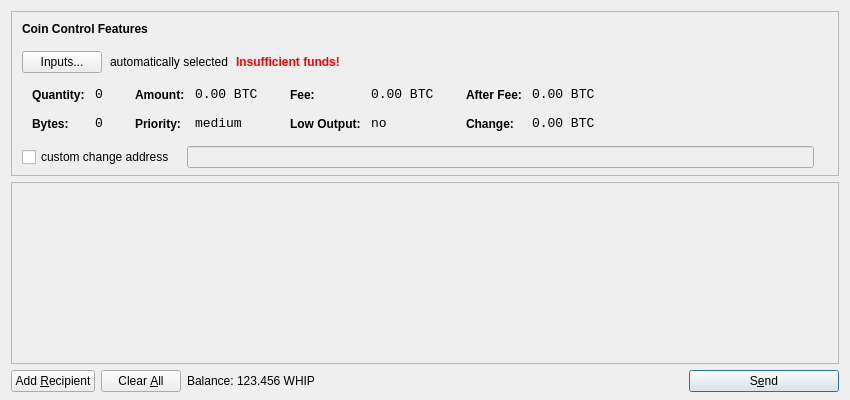
<?xml version="1.0" encoding="UTF-8"?>
<ui version="4.0">
 <class>SendCoinsDialog</class>
 <widget class="QDialog" name="SendCoinsDialog">
  <property name="geometry">
   <rect>
    <x>0</x>
    <y>0</y>
    <width>850</width>
    <height>400</height>
   </rect>
  </property>
  <property name="windowTitle">
   <string>Send Coins</string>
  </property>
  <layout class="QVBoxLayout" name="verticalLayout" stretch="0,1,0">
   <property name="bottomMargin">
    <number>8</number>
   </property>
   <item>
    <widget class="QFrame" name="frameCoinControl">
     <property name="sizePolicy">
      <sizepolicy hsizetype="Expanding" vsizetype="Expanding">
       <horstretch>0</horstretch>
       <verstretch>0</verstretch>
      </sizepolicy>
     </property>
     <property name="maximumSize">
      <size>
       <width>16777215</width>
       <height>16777215</height>
      </size>
     </property>
     <property name="frameShape">
      <enum>QFrame::StyledPanel</enum>
     </property>
     <property name="frameShadow">
      <enum>QFrame::Sunken</enum>
     </property>
     <layout class="QVBoxLayout" name="verticalLayoutCoinControl2">
      <property name="spacing">
       <number>-1</number>
      </property>
      <property name="leftMargin">
       <number>0</number>
      </property>
      <property name="topMargin">
       <number>0</number>
      </property>
      <property name="rightMargin">
       <number>0</number>
      </property>
      <property name="bottomMargin">
       <number>6</number>
      </property>
      <item>
       <layout class="QVBoxLayout" name="verticalLayoutCoinControl" stretch="0,0,0,0,1">
        <property name="spacing">
         <number>0</number>
        </property>
        <property name="leftMargin">
         <number>10</number>
        </property>
        <property name="topMargin">
         <number>10</number>
        </property>
        <item>
         <layout class="QHBoxLayout" name="horizontalLayoutCoinControl1">
          <property name="bottomMargin">
           <number>15</number>
          </property>
          <item>
           <widget class="QLabel" name="labelCoinControlFeatures">
            <property name="sizePolicy">
             <sizepolicy hsizetype="Preferred" vsizetype="Maximum">
              <horstretch>0</horstretch>
              <verstretch>0</verstretch>
             </sizepolicy>
            </property>
            <property name="font">
             <font>
              <weight>75</weight>
              <bold>true</bold>
             </font>
            </property>
            <property name="styleSheet">
             <string notr="true">font-weight:bold;</string>
            </property>
            <property name="text">
             <string>Coin Control Features</string>
            </property>
           </widget>
          </item>
         </layout>
        </item>
        <item>
         <layout class="QHBoxLayout" name="horizontalLayoutCoinControl2" stretch="0,0,0,0">
          <property name="spacing">
           <number>8</number>
          </property>
          <property name="bottomMargin">
           <number>10</number>
          </property>
          <item>
           <widget class="QPushButton" name="pushButtonCoinControl">
            <property name="styleSheet">
             <string notr="true"/>
            </property>
            <property name="text">
             <string>Inputs...</string>
            </property>
           </widget>
          </item>
          <item>
           <widget class="QLabel" name="labelCoinControlAutomaticallySelected">
            <property name="text">
             <string>automatically selected</string>
            </property>
            <property name="margin">
             <number>5</number>
            </property>
           </widget>
          </item>
          <item>
           <widget class="QLabel" name="labelCoinControlInsuffFunds">
            <property name="font">
             <font>
              <weight>75</weight>
              <bold>true</bold>
             </font>
            </property>
            <property name="styleSheet">
             <string notr="true">color:red;font-weight:bold;</string>
            </property>
            <property name="text">
             <string>Insufficient funds!</string>
            </property>
            <property name="margin">
             <number>5</number>
            </property>
           </widget>
          </item>
          <item>
           <spacer name="horizontalSpacerCoinControl">
            <property name="orientation">
             <enum>Qt::Horizontal</enum>
            </property>
            <property name="sizeHint" stdset="0">
             <size>
              <width>40</width>
              <height>1</height>
             </size>
            </property>
           </spacer>
          </item>
         </layout>
        </item>
        <item>
         <widget class="QWidget" name="widgetCoinControl" native="true">
          <property name="sizePolicy">
           <sizepolicy hsizetype="Preferred" vsizetype="Preferred">
            <horstretch>0</horstretch>
            <verstretch>0</verstretch>
           </sizepolicy>
          </property>
          <property name="minimumSize">
           <size>
            <width>0</width>
            <height>0</height>
           </size>
          </property>
          <property name="styleSheet">
           <string notr="true"/>
          </property>
          <layout class="QHBoxLayout" name="horizontalLayoutCoinControl5">
           <property name="margin">
            <number>0</number>
           </property>
           <item>
            <layout class="QHBoxLayout" name="horizontalLayoutCoinControl3" stretch="0,0,0,1">
             <property name="spacing">
              <number>20</number>
             </property>
             <property name="topMargin">
              <number>0</number>
             </property>
             <property name="bottomMargin">
              <number>10</number>
             </property>
             <item>
              <layout class="QFormLayout" name="formLayoutCoinControl1">
               <property name="horizontalSpacing">
                <number>10</number>
               </property>
               <property name="verticalSpacing">
                <number>14</number>
               </property>
               <property name="leftMargin">
                <number>10</number>
               </property>
               <property name="topMargin">
                <number>4</number>
               </property>
               <property name="rightMargin">
                <number>6</number>
               </property>
               <item row="0" column="0">
                <widget class="QLabel" name="labelCoinControlQuantityText">
                 <property name="styleSheet">
                  <string notr="true">font-weight:bold;</string>
                 </property>
                 <property name="text">
                  <string>Quantity:</string>
                 </property>
                 <property name="margin">
                  <number>0</number>
                 </property>
                </widget>
               </item>
               <item row="0" column="1">
                <widget class="QLabel" name="labelCoinControlQuantity">
                 <property name="font">
                  <font>
                   <family>Monospace</family>
                   <pointsize>10</pointsize>
                  </font>
                 </property>
                 <property name="cursor">
                  <cursorShape>IBeamCursor</cursorShape>
                 </property>
                 <property name="contextMenuPolicy">
                  <enum>Qt::ActionsContextMenu</enum>
                 </property>
                 <property name="text">
                  <string notr="true">0</string>
                 </property>
                 <property name="margin">
                  <number>0</number>
                 </property>
                 <property name="textInteractionFlags">
                  <set>Qt::LinksAccessibleByMouse|Qt::TextSelectableByKeyboard|Qt::TextSelectableByMouse</set>
                 </property>
                </widget>
               </item>
               <item row="1" column="0">
                <widget class="QLabel" name="labelCoinControlBytesText">
                 <property name="styleSheet">
                  <string notr="true">font-weight:bold;</string>
                 </property>
                 <property name="text">
                  <string>Bytes:</string>
                 </property>
                </widget>
               </item>
               <item row="1" column="1">
                <widget class="QLabel" name="labelCoinControlBytes">
                 <property name="font">
                  <font>
                   <family>Monospace</family>
                   <pointsize>10</pointsize>
                  </font>
                 </property>
                 <property name="cursor">
                  <cursorShape>IBeamCursor</cursorShape>
                 </property>
                 <property name="contextMenuPolicy">
                  <enum>Qt::ActionsContextMenu</enum>
                 </property>
                 <property name="text">
                  <string notr="true">0</string>
                 </property>
                 <property name="textInteractionFlags">
                  <set>Qt::LinksAccessibleByMouse|Qt::TextSelectableByKeyboard|Qt::TextSelectableByMouse</set>
                 </property>
                </widget>
               </item>
              </layout>
             </item>
             <item>
              <layout class="QFormLayout" name="formLayoutCoinControl2">
               <property name="horizontalSpacing">
                <number>10</number>
               </property>
               <property name="verticalSpacing">
                <number>14</number>
               </property>
               <property name="leftMargin">
                <number>6</number>
               </property>
               <property name="topMargin">
                <number>4</number>
               </property>
               <property name="rightMargin">
                <number>6</number>
               </property>
               <item row="0" column="0">
                <widget class="QLabel" name="labelCoinControlAmountText">
                 <property name="styleSheet">
                  <string notr="true">font-weight:bold;</string>
                 </property>
                 <property name="text">
                  <string>Amount:</string>
                 </property>
                 <property name="margin">
                  <number>0</number>
                 </property>
                </widget>
               </item>
               <item row="0" column="1">
                <widget class="QLabel" name="labelCoinControlAmount">
                 <property name="font">
                  <font>
                   <family>Monospace</family>
                   <pointsize>10</pointsize>
                  </font>
                 </property>
                 <property name="cursor">
                  <cursorShape>IBeamCursor</cursorShape>
                 </property>
                 <property name="contextMenuPolicy">
                  <enum>Qt::ActionsContextMenu</enum>
                 </property>
                 <property name="text">
                  <string notr="true">0.00 BTC</string>
                 </property>
                 <property name="textInteractionFlags">
                  <set>Qt::LinksAccessibleByMouse|Qt::TextSelectableByKeyboard|Qt::TextSelectableByMouse</set>
                 </property>
                </widget>
               </item>
               <item row="1" column="0">
                <widget class="QLabel" name="labelCoinControlPriorityText">
                 <property name="styleSheet">
                  <string notr="true">font-weight:bold;</string>
                 </property>
                 <property name="text">
                  <string>Priority:</string>
                 </property>
                </widget>
               </item>
               <item row="1" column="1">
                <widget class="QLabel" name="labelCoinControlPriority">
                 <property name="font">
                  <font>
                   <family>Monospace</family>
                   <pointsize>10</pointsize>
                  </font>
                 </property>
                 <property name="cursor">
                  <cursorShape>IBeamCursor</cursorShape>
                 </property>
                 <property name="contextMenuPolicy">
                  <enum>Qt::ActionsContextMenu</enum>
                 </property>
                 <property name="text">
                  <string>medium</string>
                 </property>
                 <property name="textInteractionFlags">
                  <set>Qt::LinksAccessibleByMouse|Qt::TextSelectableByKeyboard|Qt::TextSelectableByMouse</set>
                 </property>
                </widget>
               </item>
              </layout>
             </item>
             <item>
              <layout class="QFormLayout" name="formLayoutCoinControl3">
               <property name="horizontalSpacing">
                <number>10</number>
               </property>
               <property name="verticalSpacing">
                <number>14</number>
               </property>
               <property name="leftMargin">
                <number>6</number>
               </property>
               <property name="topMargin">
                <number>4</number>
               </property>
               <property name="rightMargin">
                <number>6</number>
               </property>
               <item row="0" column="0">
                <widget class="QLabel" name="labelCoinControlFeeText">
                 <property name="styleSheet">
                  <string notr="true">font-weight:bold;</string>
                 </property>
                 <property name="text">
                  <string>Fee:</string>
                 </property>
                 <property name="margin">
                  <number>0</number>
                 </property>
                </widget>
               </item>
               <item row="0" column="1">
                <widget class="QLabel" name="labelCoinControlFee">
                 <property name="font">
                  <font>
                   <family>Monospace</family>
                   <pointsize>10</pointsize>
                  </font>
                 </property>
                 <property name="cursor">
                  <cursorShape>IBeamCursor</cursorShape>
                 </property>
                 <property name="contextMenuPolicy">
                  <enum>Qt::ActionsContextMenu</enum>
                 </property>
                 <property name="text">
                  <string notr="true">0.00 BTC</string>
                 </property>
                 <property name="textInteractionFlags">
                  <set>Qt::LinksAccessibleByMouse|Qt::TextSelectableByKeyboard|Qt::TextSelectableByMouse</set>
                 </property>
                </widget>
               </item>
               <item row="1" column="0">
                <widget class="QLabel" name="labelCoinControlLowOutputText">
                 <property name="styleSheet">
                  <string notr="true">font-weight:bold;</string>
                 </property>
                 <property name="text">
                  <string>Low Output:</string>
                 </property>
                </widget>
               </item>
               <item row="1" column="1">
                <widget class="QLabel" name="labelCoinControlLowOutput">
                 <property name="font">
                  <font>
                   <family>Monospace</family>
                   <pointsize>10</pointsize>
                  </font>
                 </property>
                 <property name="cursor">
                  <cursorShape>IBeamCursor</cursorShape>
                 </property>
                 <property name="contextMenuPolicy">
                  <enum>Qt::ActionsContextMenu</enum>
                 </property>
                 <property name="text">
                  <string>no</string>
                 </property>
                 <property name="textInteractionFlags">
                  <set>Qt::LinksAccessibleByMouse|Qt::TextSelectableByKeyboard|Qt::TextSelectableByMouse</set>
                 </property>
                </widget>
               </item>
              </layout>
             </item>
             <item>
              <layout class="QFormLayout" name="formLayoutCoinControl4">
               <property name="horizontalSpacing">
                <number>10</number>
               </property>
               <property name="verticalSpacing">
                <number>14</number>
               </property>
               <property name="leftMargin">
                <number>6</number>
               </property>
               <property name="topMargin">
                <number>4</number>
               </property>
               <property name="rightMargin">
                <number>6</number>
               </property>
               <item row="0" column="0">
                <widget class="QLabel" name="labelCoinControlAfterFeeText">
                 <property name="styleSheet">
                  <string notr="true">font-weight:bold;</string>
                 </property>
                 <property name="text">
                  <string>After Fee:</string>
                 </property>
                 <property name="margin">
                  <number>0</number>
                 </property>
                </widget>
               </item>
               <item row="0" column="1">
                <widget class="QLabel" name="labelCoinControlAfterFee">
                 <property name="font">
                  <font>
                   <family>Monospace</family>
                   <pointsize>10</pointsize>
                  </font>
                 </property>
                 <property name="cursor">
                  <cursorShape>IBeamCursor</cursorShape>
                 </property>
                 <property name="contextMenuPolicy">
                  <enum>Qt::ActionsContextMenu</enum>
                 </property>
                 <property name="text">
                  <string notr="true">0.00 BTC</string>
                 </property>
                 <property name="textInteractionFlags">
                  <set>Qt::LinksAccessibleByMouse|Qt::TextSelectableByKeyboard|Qt::TextSelectableByMouse</set>
                 </property>
                </widget>
               </item>
               <item row="1" column="0">
                <widget class="QLabel" name="labelCoinControlChangeText">
                 <property name="styleSheet">
                  <string notr="true">font-weight:bold;</string>
                 </property>
                 <property name="text">
                  <string>Change:</string>
                 </property>
                </widget>
               </item>
               <item row="1" column="1">
                <widget class="QLabel" name="labelCoinControlChange">
                 <property name="font">
                  <font>
                   <family>Monospace</family>
                   <pointsize>10</pointsize>
                  </font>
                 </property>
                 <property name="cursor">
                  <cursorShape>IBeamCursor</cursorShape>
                 </property>
                 <property name="contextMenuPolicy">
                  <enum>Qt::ActionsContextMenu</enum>
                 </property>
                 <property name="text">
                  <string notr="true">0.00 BTC</string>
                 </property>
                 <property name="textInteractionFlags">
                  <set>Qt::LinksAccessibleByMouse|Qt::TextSelectableByKeyboard|Qt::TextSelectableByMouse</set>
                 </property>
                </widget>
               </item>
              </layout>
             </item>
            </layout>
           </item>
          </layout>
         </widget>
        </item>
        <item>
         <layout class="QHBoxLayout" name="horizontalLayoutCoinControl4" stretch="0,0,0">
          <property name="spacing">
           <number>12</number>
          </property>
          <property name="sizeConstraint">
           <enum>QLayout::SetDefaultConstraint</enum>
          </property>
          <property name="topMargin">
           <number>5</number>
          </property>
          <property name="rightMargin">
           <number>5</number>
          </property>
          <item>
           <widget class="QCheckBox" name="checkBoxCoinControlChange">
            <property name="text">
             <string>custom change address</string>
            </property>
           </widget>
          </item>
          <item>
           <widget class="QLineEdit" name="lineEditCoinControlChange">
            <property name="enabled">
             <bool>false</bool>
            </property>
            <property name="sizePolicy">
             <sizepolicy hsizetype="Expanding" vsizetype="Fixed">
              <horstretch>0</horstretch>
              <verstretch>0</verstretch>
             </sizepolicy>
            </property>
           </widget>
          </item>
          <item>
           <widget class="QLabel" name="labelCoinControlChangeLabel">
            <property name="sizePolicy">
             <sizepolicy hsizetype="Preferred" vsizetype="Expanding">
              <horstretch>0</horstretch>
              <verstretch>0</verstretch>
             </sizepolicy>
            </property>
            <property name="minimumSize">
             <size>
              <width>0</width>
              <height>0</height>
             </size>
            </property>
            <property name="text">
             <string/>
            </property>
            <property name="margin">
             <number>3</number>
            </property>
           </widget>
          </item>
         </layout>
        </item>
        <item>
         <spacer name="verticalSpacerCoinControl">
          <property name="orientation">
           <enum>Qt::Vertical</enum>
          </property>
          <property name="sizeHint" stdset="0">
           <size>
            <width>800</width>
            <height>1</height>
           </size>
          </property>
         </spacer>
        </item>
       </layout>
      </item>
     </layout>
    </widget>
   </item>
   <item>
    <widget class="QScrollArea" name="scrollArea">
     <property name="widgetResizable">
      <bool>true</bool>
     </property>
     <widget class="QWidget" name="scrollAreaWidgetContents">
      <property name="geometry">
       <rect>
        <x>0</x>
        <y>0</y>
        <width>830</width>
        <height>165</height>
       </rect>
      </property>
      <layout class="QVBoxLayout" name="verticalLayout_2">
       <property name="margin">
        <number>0</number>
       </property>
       <item>
        <layout class="QVBoxLayout" name="entries">
         <property name="spacing">
          <number>6</number>
         </property>
        </layout>
       </item>
       <item>
        <spacer name="verticalSpacer">
         <property name="orientation">
          <enum>Qt::Vertical</enum>
         </property>
         <property name="sizeHint" stdset="0">
          <size>
           <width>20</width>
           <height>40</height>
          </size>
         </property>
        </spacer>
       </item>
      </layout>
     </widget>
    </widget>
   </item>
   <item>
    <layout class="QHBoxLayout" name="horizontalLayout">
     <item>
      <widget class="QPushButton" name="addButton">
       <property name="toolTip">
        <string>Send to multiple recipients at once</string>
       </property>
       <property name="text">
        <string>Add &amp;Recipient</string>
       </property>
       <property name="icon">
        <iconset resource="../bitcoin.qrc">
         <normaloff>:/icons/add</normaloff>:/icons/add</iconset>
       </property>
       <property name="autoDefault">
        <bool>false</bool>
       </property>
      </widget>
     </item>
     <item>
      <widget class="QPushButton" name="clearButton">
       <property name="sizePolicy">
        <sizepolicy hsizetype="Minimum" vsizetype="Fixed">
         <horstretch>0</horstretch>
         <verstretch>0</verstretch>
        </sizepolicy>
       </property>
       <property name="toolTip">
        <string>Remove all transaction fields</string>
       </property>
       <property name="text">
        <string>Clear &amp;All</string>
       </property>
       <property name="icon">
        <iconset resource="../bitcoin.qrc">
         <normaloff>:/icons/remove</normaloff>:/icons/remove</iconset>
       </property>
       <property name="autoRepeatDelay">
        <number>300</number>
       </property>
       <property name="autoDefault">
        <bool>false</bool>
       </property>
      </widget>
     </item>
     <item>
      <layout class="QHBoxLayout" name="horizontalLayout_2">
       <property name="spacing">
        <number>3</number>
       </property>
       <item>
        <widget class="QLabel" name="label">
         <property name="text">
          <string>Balance:</string>
         </property>
        </widget>
       </item>
       <item>
        <widget class="QLabel" name="labelBalance">
         <property name="cursor">
          <cursorShape>IBeamCursor</cursorShape>
         </property>
         <property name="text">
          <string>123.456 WHIP</string>
         </property>
         <property name="textInteractionFlags">
          <set>Qt::LinksAccessibleByMouse|Qt::TextSelectableByKeyboard|Qt::TextSelectableByMouse</set>
         </property>
        </widget>
       </item>
      </layout>
     </item>
     <item>
      <spacer name="horizontalSpacer">
       <property name="orientation">
        <enum>Qt::Horizontal</enum>
       </property>
       <property name="sizeHint" stdset="0">
        <size>
         <width>40</width>
         <height>20</height>
        </size>
       </property>
      </spacer>
     </item>
     <item>
      <widget class="QPushButton" name="sendButton">
       <property name="minimumSize">
        <size>
         <width>150</width>
         <height>0</height>
        </size>
       </property>
       <property name="toolTip">
        <string>Confirm the send action</string>
       </property>
       <property name="text">
        <string>S&amp;end</string>
       </property>
       <property name="icon">
        <iconset resource="../bitcoin.qrc">
         <normaloff>:/icons/send</normaloff>:/icons/send</iconset>
       </property>
       <property name="default">
        <bool>true</bool>
       </property>
      </widget>
     </item>
    </layout>
   </item>
  </layout>
 </widget>
 <resources>
  <include location="../bitcoin.qrc"/>
 </resources>
 <connections/>
</ui>
